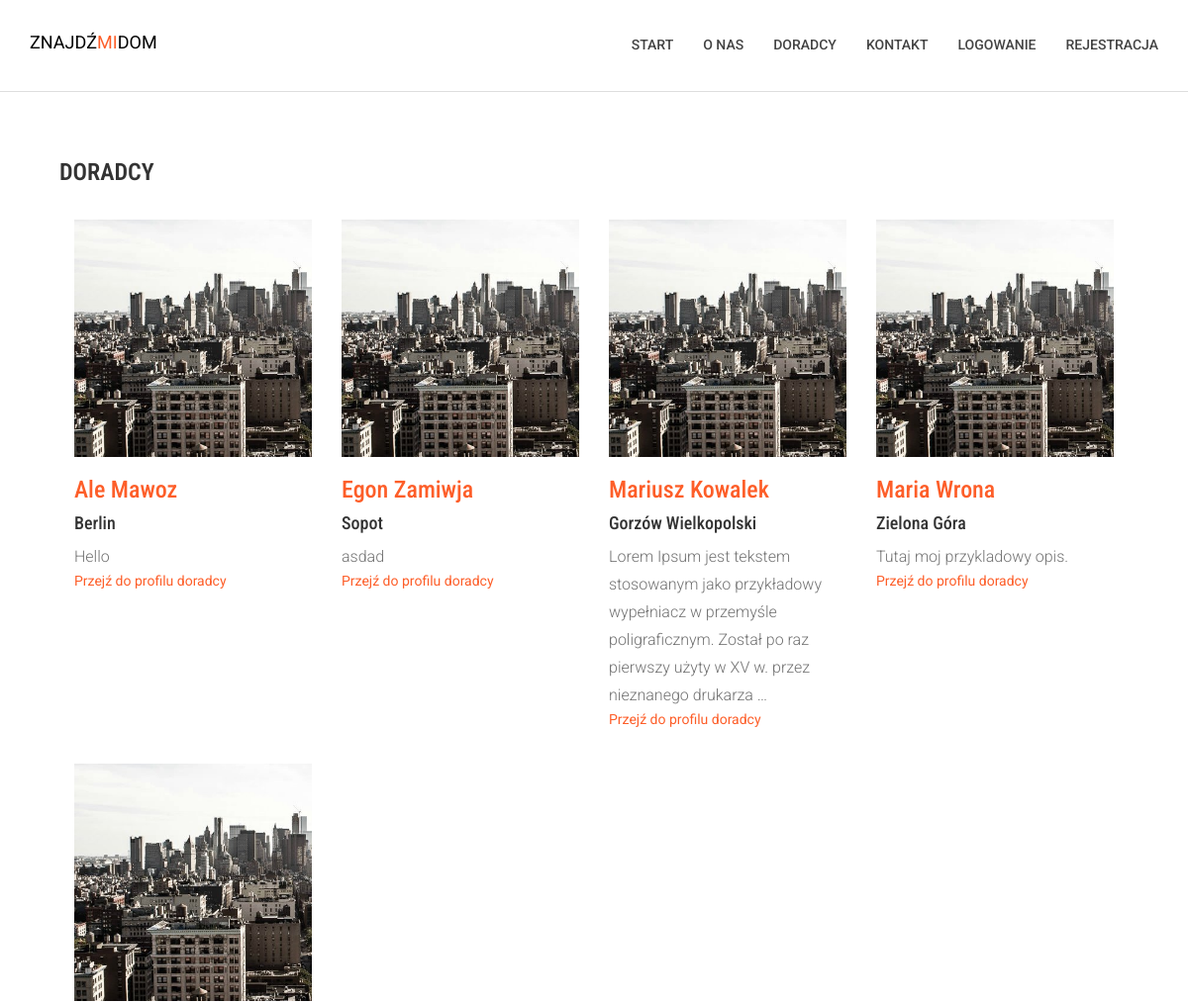
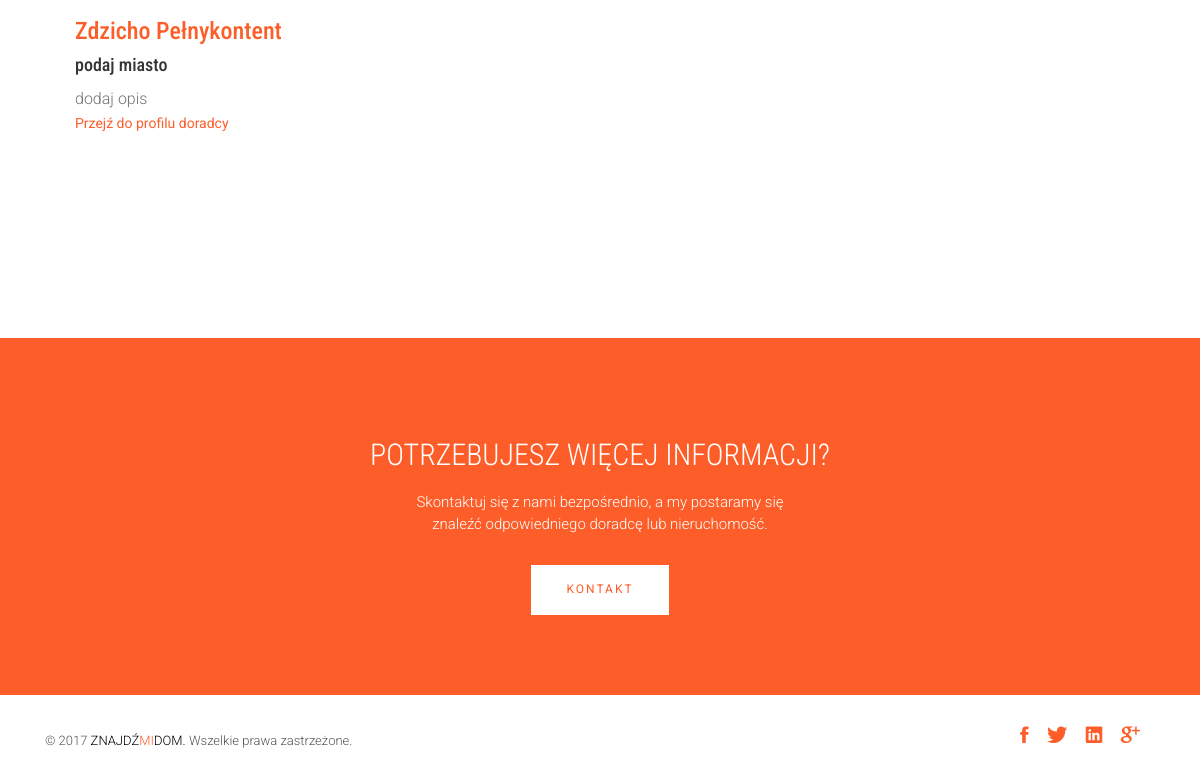
The app's page /profiles/, older data (2 pictures, top to bottom).
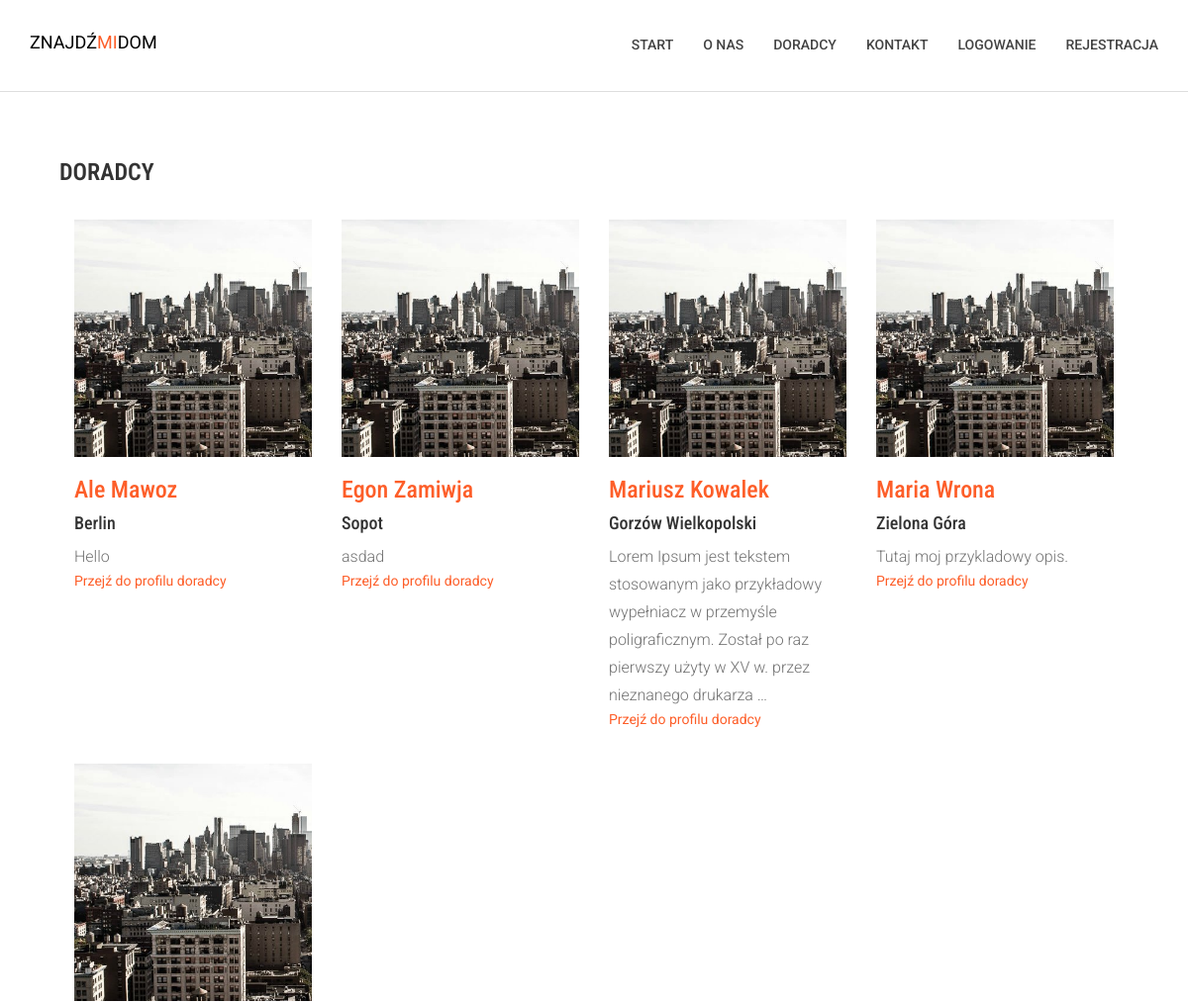
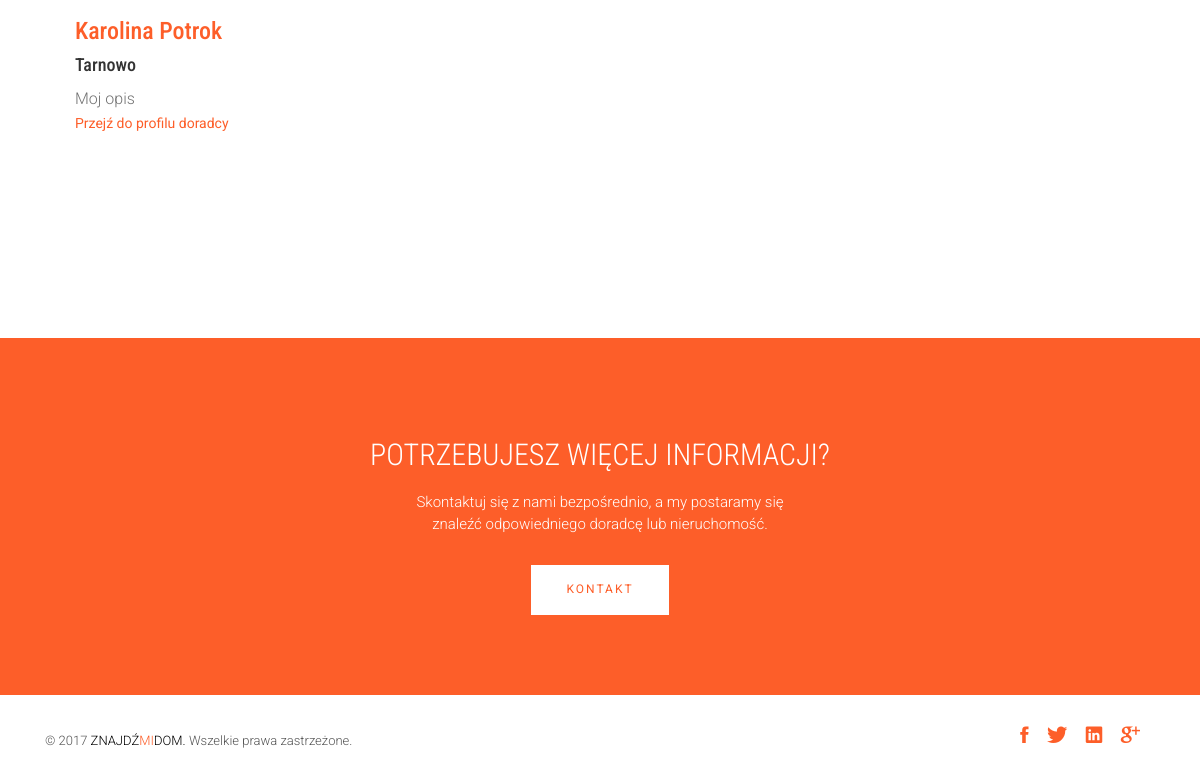
The same page, newer data (2 pictures, top to bottom).
### profiles/models.py (models this page shows, shortened)
class Profile(models.Model):
	def validate_image(fieldfile_obj):
		filesize = fieldfile_obj.file.size
		megabyte_limit = 1
		if filesize > megabyte_limit*1024*1024:
			raise ValidationError("Zbyt duży rozmiar pliku. Użyj zdjęcia o rozmiarze poniżej %sMB" % str(megabyte_limit))
	user = models.OneToOneField(User, blank=True, null=True)
	avatar = models.ImageField(upload_to='avatar', blank=True, validators=[validate_image])
	description = models.TextField(blank=True)
	city = models.CharField(max_length=100, blank=True)
	updated = models.DateTimeField(auto_now=True, auto_now_add=False)
	timestamp = models.DateTimeField(auto_now=False, auto_now_add=True)

### profiles/views.py (the view)
def profile_list(request):
	profiles = Profile.objects.filter(city__gt='', description__gt='')
	return render(request, 'profiles/profile_list.html', {
		'profiles': profiles,
		})

### profiles/templates/profiles/profile_list.html (shortened to what this page needs)
{% extends "base.html" %}
{% load static from staticfiles %}
{% block content%}
         <section id="about">
                <div class="container">
                    <div class="row">
                        <div class="col-md-12 col-sm-12">
                            <div class="block wow fadeInLeft" data-wow-delay=".3s" data-wow-duration="500ms">
                                <h2>
                                Doradcy
                                </h2>
                                <p>
                                    {% for profile in profiles %}
                                    <div class="col-md-3 col-sm-6 profile-list-item">
                                    {% if profile.avatar %}
                                    <a href="{% url 'profiles:detail' pk=profile.pk %}">
    									<img src="{{ profile.avatar.url}}" class="img-responsive" alt="{{ profile.user.get_full_name }}" width=300></a>
                                	{% else %}
                                    <a href="{% url 'profiles:detail' pk=profile.pk %}">
                                        <img src="{% static '/images/avatar-default.jpg' %}"  class="img-responsive" alt="{{ profile.user.get_full_name }}" width=300>
                                    </a>
                              		{% endif %}
										<h3><a href="{% url 'profiles:detail' pk=profile.pk %}">{{ profile.user.get_full_name }}</a></h3>
                                        {% if profile.city %}
                                        <h4> {{ profile.city }}</h4>
                                        {% endif %}
                                        <p class="profile-description-list">{{ profile.description|truncatewords_html:22 }}</p>
										<a href="{% url 'profiles:detail' pk=profile.pk %}" class="profil-link">Przejź do profilu doradcy</a>
									</div>
                                    {% endfor %}
                                </p>
                            </div>
                        </div>
                    </div>
                </div>
            </section>
{% endblock %}

Row changes from the older to the newer data that the page shows:
no longer on this page (row edited): Profile: user.get_full_name "Zdzicho Pełnykontent", city "podaj miasto", description "dodaj opis"
added Profile: user.get_full_name "Karolina Potrok", city "Tarnowo", description "Moj opis"
